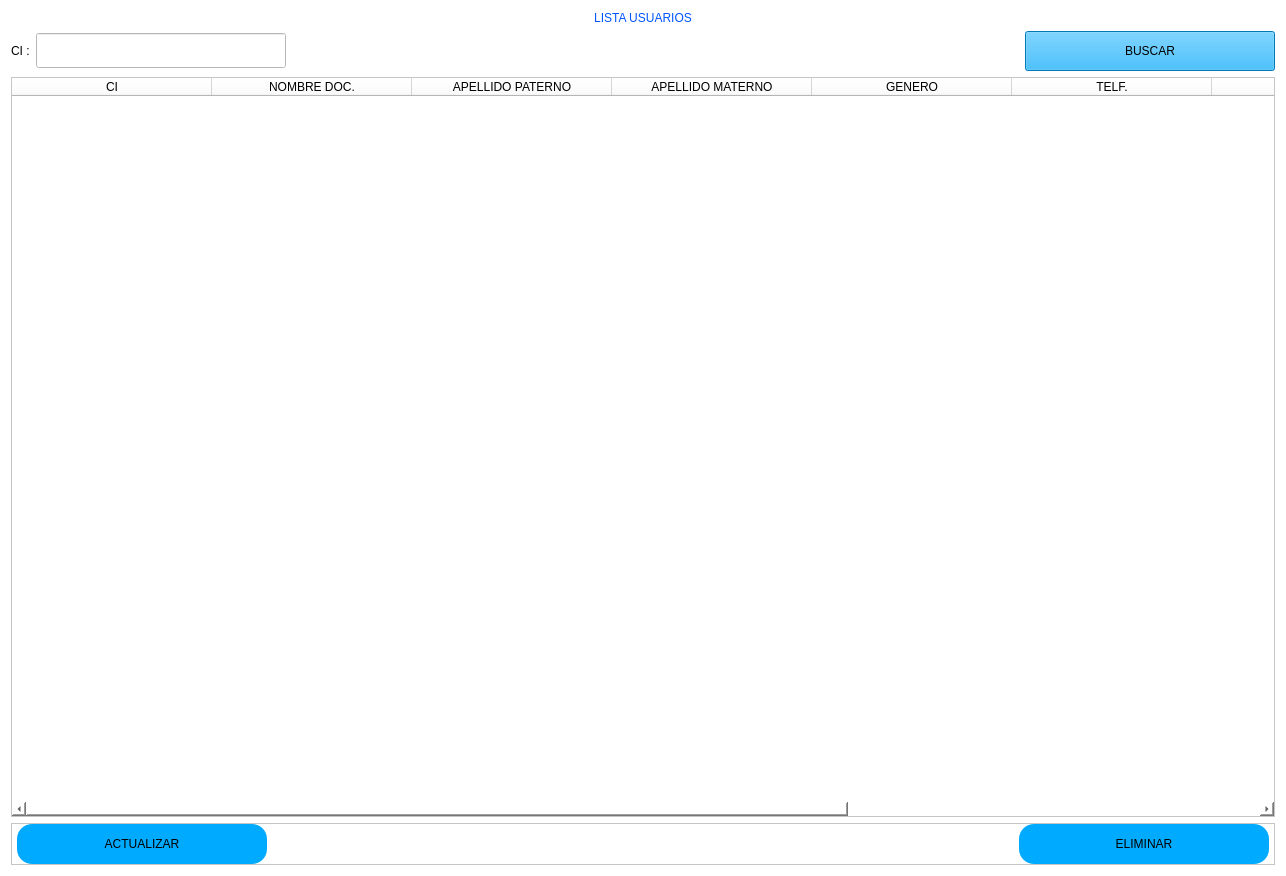
            <widget class="QWidget" name="page_uno">
             <property name="styleSheet">
              <string notr="true">background-color: rgb(255, 255, 255);</string>
             </property>
             <layout class="QVBoxLayout" name="verticalLayout_4">
              <item>
               <widget class="QLabel" name="label_3">
                <property name="styleSheet">
                 <string notr="true">color: rgb(0, 85, 255);
font: 24pt &quot;Arial Rounded MT Bold&quot;;</string>
                </property>
                <property name="text">
                 <string>LISTA USUARIOS</string>
                </property>
                <property name="alignment">
                 <set>Qt::AlignCenter</set>
                </property>
               </widget>
              </item>
              <item>
               <layout class="QHBoxLayout" name="horizontalLayout_13">
                <item>
                 <widget class="QLabel" name="label_16">
                  <property name="sizePolicy">
                   <sizepolicy hsizetype="Preferred" vsizetype="Preferred">
                    <horstretch>0</horstretch>
                    <verstretch>40</verstretch>
                   </sizepolicy>
                  </property>
                  <property name="minimumSize">
                   <size>
                    <width>0</width>
                    <height>40</height>
                   </size>
                  </property>
                  <property name="maximumSize">
                   <size>
                    <width>250</width>
                    <height>40</height>
                   </size>
                  </property>
                  <property name="text">
                   <string>CI :</string>
                  </property>
                 </widget>
                </item>
                <item>
                 <widget class="QLineEdit" name="entry_nombre_paciente_2">
                  <property name="minimumSize">
                   <size>
                    <width>250</width>
                    <height>35</height>
                   </size>
                  </property>
                  <property name="maximumSize">
                   <size>
                    <width>250</width>
                    <height>16777215</height>
                   </size>
                  </property>
                  <property name="styleSheet">
                   <string notr="true">color: rgb(0, 0, 0);</string>
                  </property>
                 </widget>
                </item>
                <item>
                 <spacer name="horizontalSpacer_7">
                  <property name="orientation">
                   <enum>Qt::Horizontal</enum>
                  </property>
                  <property name="sizeHint" stdset="0">
                   <size>
                    <width>40</width>
                    <height>20</height>
                   </size>
                  </property>
                 </spacer>
                </item>
                <item>
                 <widget class="QPushButton" name="boton_buscar_editar_2">
                  <property name="sizePolicy">
                   <sizepolicy hsizetype="Minimum" vsizetype="Fixed">
                    <horstretch>0</horstretch>
                    <verstretch>40</verstretch>
                   </sizepolicy>
                  </property>
                  <property name="minimumSize">
                   <size>
                    <width>250</width>
                    <height>40</height>
                   </size>
                  </property>
                  <property name="maximumSize">
                   <size>
                    <width>250</width>
                    <height>40</height>
                   </size>
                  </property>
                  <property name="styleSheet">
                   <string notr="true">background-color:  rgb(0, 170, 255);</string>
                  </property>
                  <property name="text">
                   <string>BUSCAR</string>
                  </property>
                 </widget>
                </item>
               </layout>
              </item>
              <item>
               <widget class="QTableWidget" name="tabla_lista">
                <property name="minimumSize">
                 <size>
                  <width>0</width>
                  <height>740</height>
                 </size>
                </property>
                <property name="maximumSize">
                 <size>
                  <width>16777215</width>
                  <height>750</height>
                 </size>
                </property>
                <property name="horizontalScrollBarPolicy">
                 <enum>Qt::ScrollBarAlwaysOn</enum>
                </property>
                <attribute name="horizontalHeaderDefaultSectionSize">
                 <number>200</number>
                </attribute>
                <attribute name="horizontalHeaderMinimumSectionSize">
                 <number>40</number>
                </attribute>
                <attribute name="horizontalHeaderStretchLastSection">
                 <bool>true</bool>
                </attribute>
                <column>
                 <property name="text">
                  <string>CI</string>
                 </property>
                </column>
                <column>
                 <property name="text">
                  <string>NOMBRE DOC.</string>
                 </property>
                </column>
                <column>
                 <property name="text">
                  <string>APELLIDO PATERNO</string>
                 </property>
                </column>
                <column>
                 <property name="text">
                  <string>APELLIDO MATERNO</string>
                 </property>
                </column>
                <column>
                 <property name="text">
                  <string>GENERO</string>
                 </property>
                </column>
                <column>
                 <property name="text">
                  <string>TELF.</string>
                 </property>
                </column>
                <column>
                 <property name="text">
                  <string>EDAD</string>
                 </property>
                </column>
                <column>
                 <property name="text">
                  <string>USUARIO</string>
                 </property>
                </column>
                <column>
                 <property name="text">
                  <string>CONTRASEÑA</string>
                 </property>
                </column>
               </widget>
              </item>
              <item>
               <widget class="QFrame" name="frame">
                <property name="minimumSize">
                 <size>
                  <width>40</width>
                  <height>0</height>
                 </size>
                </property>
                <property name="styleSheet">
                 <string notr="true">QPushButton{
background-color: rgb(0, 170, 255);
border-radius:15px;
font: 75 11pt &quot;Arial Black&quot;;
}
QPushButton:hover{
background-color: rgb(255, 255,255);
border-radius: 15px;
font: 75 11pt &quot;Arial Black&quot;;
}</string>
                </property>
                <property name="frameShape">
                 <enum>QFrame::StyledPanel</enum>
                </property>
                <property name="frameShadow">
                 <enum>QFrame::Raised</enum>
                </property>
                <layout class="QHBoxLayout" name="horizontalLayout_2">
                 <property name="spacing">
                  <number>0</number>
                 </property>
                 <property name="leftMargin">
                  <number>5</number>
                 </property>
                 <property name="topMargin">
                  <number>0</number>
                 </property>
                 <property name="rightMargin">
                  <number>5</number>
                 </property>
                 <property name="bottomMargin">
                  <number>0</number>
                 </property>
                 <item>
                  <widget class="QPushButton" name="pushButton">
                   <property name="minimumSize">
                    <size>
                     <width>250</width>
                     <height>40</height>
                    </size>
                   </property>
                   <property name="maximumSize">
                    <size>
                     <width>250</width>
                     <height>40</height>
                    </size>
                   </property>
                   <property name="text">
                    <string>ACTUALIZAR</string>
                   </property>
                  </widget>
                 </item>
                 <item>
                  <spacer name="horizontalSpacer_2">
                   <property name="orientation">
                    <enum>Qt::Horizontal</enum>
                   </property>
                   <property name="sizeHint" stdset="0">
                    <size>
                     <width>752</width>
                     <height>20</height>
                    </size>
                   </property>
                  </spacer>
                 </item>
                 <item>
                  <widget class="QPushButton" name="pushButton_2">
                   <property name="minimumSize">
                    <size>
                     <width>250</width>
                     <height>40</height>
                    </size>
                   </property>
                   <property name="maximumSize">
                    <size>
                     <width>250</width>
                     <height>40</height>
                    </size>
                   </property>
                   <property name="text">
                    <string>ELIMINAR</string>
                   </property>
                  </widget>
                 </item>
                </layout>
               </widget>
              </item>
             </layout>
            </widget>
